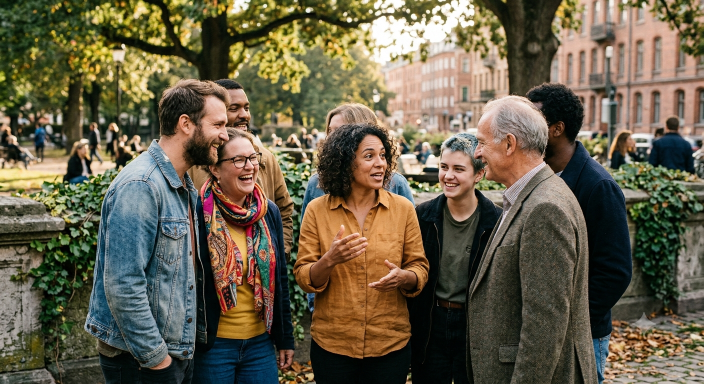
#> input picture assets/images/input/test.png, 1408 x 768 px, found by its file name (shown at 1/2 size)
$ python preprocess.py
#> lines starting #> are read from the running program, lines starting #| are printed output that depends on the picture
from pathlib import Path

import cv2
import numpy as np

IMAGE_PATH = Path("assets/images/input/test.png")


def preprocess():

    image = cv2.imread(str(IMAGE_PATH))
#> image is the input picture: shape (768, 1408, 3); mean B, G, R 73.7, 95.2, 103.8

    if image is None:
        raise FileNotFoundError(f"Image not found: {IMAGE_PATH}")

    image = cv2.cvtColor(image, cv2.COLOR_BGR2RGB)

    image = cv2.resize(image, (640, 640))
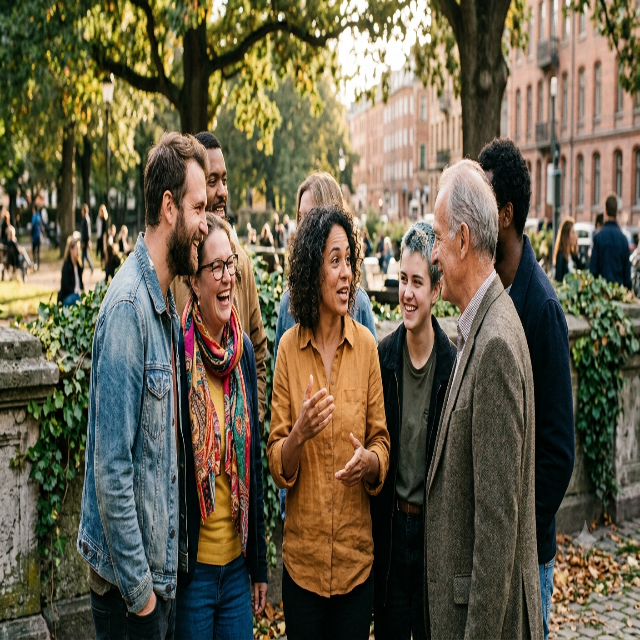
#> image: shape (640, 640, 3); mean R, G, B 103.7, 95.1, 73.6

    image = image.astype(np.float32) / 255.0

    image = np.transpose(image, (2, 0, 1))

    image = np.expand_dims(image, axis=0)

    print("Image Tensor Shape:", image.shape)
#| Image Tensor Shape: (1, 3, 640, 640)
    print("Data Type:", image.dtype)
#| Data Type: float32

    return image


if __name__ == "__main__":
    preprocess()
